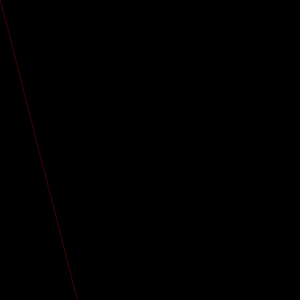
Frame 1 (no input)
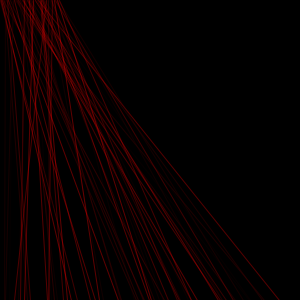
Frame 60 (the mouse pressed at the canvas centre just before this capture)
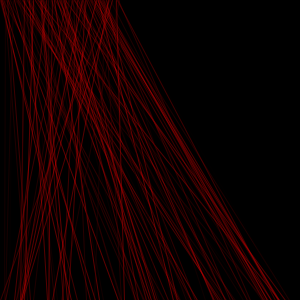
Frame 120 (the mouse held since frame 60 and released just before this capture)

The Processing sketch that drew these frames (run headless with seeded random() and noise(); from frame 60 on, the mouse is pressed at the canvas centre):

// Processing sketch: demo
// ── demo.pde
int i = 0;

void setup(){
    background(0);
    size(300, 300);
}

void draw(){
    stroke(random(255), random(0), random(0), 100);
    line(i, 0, random(0, width), height);
    if(i < width){
        i = 1 + i;
    }
    else{
        i = 0;
    }
}
